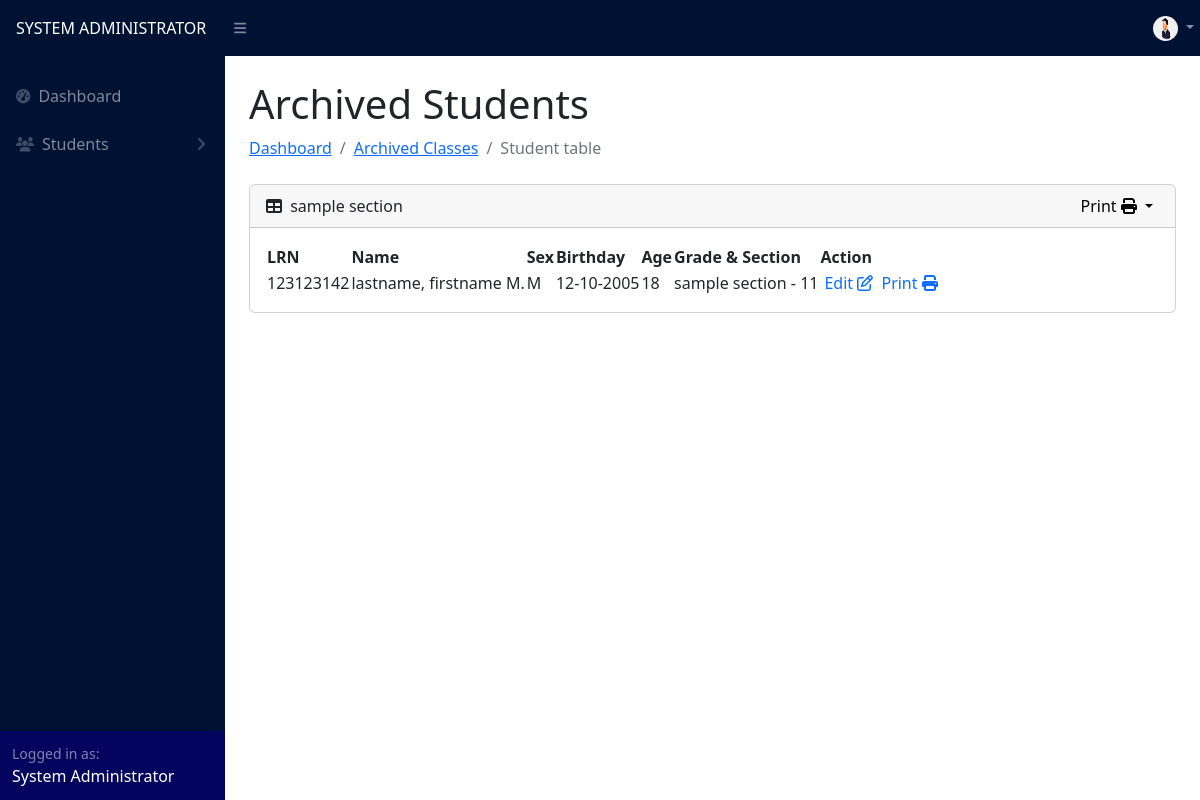
The app's page /adviser/archived_student.php?archived_student_id=1 (signed in) with its own data.
### tables this page shows
CREATE TABLE `user` (
  `id` int(11) NOT NULL,
  `username` varchar(255) NOT NULL,
  `password` varchar(255) NOT NULL,
  `password2` varchar(255) NOT NULL,
  `name` varchar(255) NOT NULL,
  `user_type` varchar(255) NOT NULL,
  `section` varchar(255) NOT NULL,
  `status` varchar(255) NOT NULL,
  `profile_picture` varchar(50) NOT NULL
);

CREATE TABLE `section` (
  `id` int(11) NOT NULL,
  `name` varchar(255) NOT NULL,
  `track` varchar(255) NOT NULL,
  `strand` varchar(255) NOT NULL,
  `grade` int(255) NOT NULL,
  `adviser_id` int(11) NOT NULL,
  `adviser` varchar(255) NOT NULL,
  `school_year_id` int(11) NOT NULL,
  `school_year` varchar(255) NOT NULL,
  `is_archived` tinyint(4) NOT NULL
);

CREATE TABLE `student` (
  `id` int(11) NOT NULL,
  `lrn` int(255) NOT NULL,
  `name` varchar(255) NOT NULL,
  `fname` varchar(255) NOT NULL,
  `mname` varchar(255) NOT NULL,
  `lname` varchar(255) NOT NULL,
  `suffix` varchar(255) NOT NULL,
  `sex` varchar(255) NOT NULL,
  `birth_date` varchar(255) NOT NULL,
  `birth_date2` date NOT NULL,
  `age` int(255) NOT NULL,
  `ra` varchar(255) NOT NULL,
  `house_no` varchar(255) NOT NULL,
  `barangay` varchar(255) NOT NULL,
  `municipality` varchar(255) NOT NULL,
  `province` varchar(255) NOT NULL,
  `barangay_id` int(11) NOT NULL,
  `municipality_id` int(11) NOT NULL,
  `province_id` int(11) NOT NULL,
  `father` varchar(255) NOT NULL,
  `mother` varchar(255) NOT NULL,
  `guardian` varchar(255) NOT NULL,
  `relationship` varchar(255) NOT NULL,
  `contact` varchar(255) NOT NULL,
  `section` varchar(255) NOT NULL,
  `school_year_id` int(11) NOT NULL,
  `school_year` varchar(255) NOT NULL,
  `track` varchar(255) NOT NULL,
  `strand` varchar(255) NOT NULL,
  `grade` int(255) NOT NULL,
  `status` varchar(255) NOT NULL DEFAULT 'complete',
  `lm` varchar(255) NOT NULL,
  `indicator` varchar(255) NOT NULL,
  `ri` varchar(255) NOT NULL,
  `rid` varchar(255) NOT NULL,
  `weight` float NOT NULL,
  `height` float NOT NULL,
  `height2` float NOT NULL,
  `bmi` float NOT NULL,
  `bmi_category` varchar(255) NOT NULL,
  `hfa_category` varchar(255) NOT NULL,
  `sf8_remarks` varchar(255) NOT NULL,
  `is_archived` tinyint(4) NOT NULL,
  `enrollment` varchar(255) NOT NULL
);

### adviser/archived_student.php (the view, shortened to what this page needs)
<?php
include("../config.php");
$id = $_GET['archived_student_id'];
$studentSection = "SELECT * FROM `section` WHERE id = '$id'";
$studentSectionResult = $conn->query($studentSection);
$studentSectionRow = $studentSectionResult->fetch_assoc();
$school_year_id = $studentSectionRow['school_year_id'];
$sectionName = $studentSectionRow['name'];
?>
<!DOCTYPE html>
<html lang="en">
<head>
    <link href="https://cdn.jsdelivr.net/npm/simple-datatables@7.1.2/dist/style.min.css" rel="stylesheet" />
    <link href="../css/styles.css" rel="stylesheet" />
</head>
<body class="sb-nav-fixed">
    <?php include("navigation.php") ?>
    <div id="layoutSidenav_content">
        <main>
            <div class="container-fluid px-4">
                <div class="d-flex justify-content-between align-items-center mt-0">
                    <div>
                        <h1 class="mt-4">Archived Students</h1>
                        <ol class="breadcrumb mb-4">
                            <li class="breadcrumb-item"><a href="dashboard.php">Dashboard</a></li>
                            <li class="breadcrumb-item"><a href="archived_classes.php">Archived Classes</a></li>
                            <li class="breadcrumb-item active">Student table</li>
                        </ol>
                    </div>
                </div>
                <div class="card mb-4">
                    <div class="card-header d-flex justify-content-between align-items-center">
                        <div>
                            <i class="fas fa-table me-1"></i>
                            <?php echo $sectionName ?>
                        </div>
                        <button href="#" class="dropdown-toggle" type="button" data-bs-toggle="dropdown" style="border: none; background: transparent;" target="_blank">
                            Print
                            <i class="fa-solid fa-print"></i>
                        </button>
                    </div>
                    <div class="card-body">
                        <table id="datatablesSimple">
                            <thead>
                                <tr>
                                    <th>LRN</th>
                                    <th>Name</th>
                                    <th>Sex</th>
                                    <th>Birthday</th>
                                    <th>Age</th>
                                    <th>Grade & Section</th>
                                    <th>Action</th>
                                </tr>
                            </thead>
                            <tbody>
                                <?php
                                $student = "SELECT * FROM `student` WHERE `section` = '$sectionName' AND is_archived = 1 AND school_year_id = '$school_year_id' ORDER BY `name` ASC";
                                $studentResult = $conn->query($student);
                                while ($studentRow = $studentResult->fetch_assoc()) :
                                ?>
                                    <tr>
                                        <td><?php echo $studentRow["lrn"] ?></td>
                                        <td><?php echo $studentRow["name"] ?></td>
                                        <td><?php echo $studentRow["sex"] ?></td>
                                        <td><?php echo $studentRow["birth_date"] ?></td>
                                        <td><?php echo $studentRow["age"] ?></td>
                                        <td><?php echo $studentRow["section"] . " - " . $studentRow["grade"] ?></td>
                                        <td>
                                            <a href="#" data-bs-toggle="dropdown" style="border: none; background: transparent; text-decoration: none;" class="mx-1">
                                                Edit
                                                <i class="fa-regular fa-pen-to-square"></i>
                                            </a>
                                            <a href="#" data-bs-toggle="dropdown" style="border: none; background: transparent; text-decoration: none;">
                                                Print
                                                <i class="fa-solid fa-print"></i>
                                            </a>
                                        </td>
                                    </tr>
                                <?php
                                endwhile;
                                ?>
                            </tbody>
                        </table>
                    </div>
                </div>
            </div>
        </main>
    </div>
    </div>
</body>
</html>

### adviser/navigation.php (shortened to what this page needs)
<nav class="sb-topnav navbar navbar-expand navbar-dark" style="background-color: #001233;">
    <a class=" navbar-brand ps-3 text-uppercase fs-6" href="dashboard.php">
        <?php
        if ($_SESSION['user_type'] == 'Adviser') {
            echo "ClASS ADVISER";
        } else {
            echo $_SESSION['user_type'];
        }
        ?>
    </a>
    <button class="btn btn-link btn-sm order-1 order-lg-0 me-4 me-lg-0" id="sidebarToggle" href="#!"><i class="fas fa-bars"></i></button>
    <div class="ms-auto me-0" style="width: 55px;">
        <ul class="navbar-nav ms-auto ms-md-0 me-3 me-lg-4">
            <li class="nav-item dropdown">
                <a class="nav-link dropdown-toggle" id="navbarDropdown" href="#" role="button" data-bs-toggle="dropdown" aria-expanded="false">
                    <?php
                    $profile_id = $_SESSION['id'];
                    $profilePic = "SELECT `profile_picture` FROM `user` WHERE id = '$profile_id'";
                    $profilePicResult = $conn->query($profilePic);
                    $profilePicRow = $profilePicResult->fetch_assoc();
                    $profilePicImage = $profilePicRow['profile_picture'];
                    if ($profilePicRow['profile_picture'] != '') { ?>
                        <img src="../profile_pic/<?php echo $profilePicImage ?>" style="border-radius: 100px; margin-right: 0;" width="25px" height="25px">
                    <?php } else { ?>
                        <img src="../profile_pic/default_profile.jpg" style="border-radius: 100px; margin-right: 0;" width="25px" height="25px">
                    <?php }
                    ?>
                </a>
            </li>
        </ul>
    </div>
</nav>
<div id="layoutSidenav">
    <div id="layoutSidenav_nav">
        <nav class="sb-sidenav accordion sb-sidenav-dark" id="sidenavAccordion" style="background-color: #001233;">
            <div class=" sb-sidenav-menu">
                <div class="nav mt-3">
                    <a class="nav-link" href="dashboard.php">
                        <div class="sb-nav-link-icon"><i class="fas fa-tachometer-alt"></i></div>
                        Dashboard
                    </a>
                    <a class="nav-link collapsed" href="#" data-bs-toggle="collapse" data-bs-target="#collapsePages" aria-expanded="false" aria-controls="collapsePages">
                        <div class="sb-nav-link-icon"><i class="fa-solid fa-users"></i></div>
                        Students
                        <div class="sb-sidenav-collapse-arrow"><i class="fas fa-angle-down"></i></div>
                    </a>
                </div>
            </div>
            <div class="sb-sidenav-footer" style="background: #03045e;">
                <div class="small">Logged in as:</div>
                <span class="text-capitalize text-white"><?php echo $_SESSION['name'] ?></span>
            </div>
        </nav>
    </div>

### records on screen
user: profile_picture (picture)
section: name "sample section"
student: lrn "123123142", name "lastname, firstname M.", sex "M", birth_date "12-10-2005", age "18", section "sample section", grade "11"

### other values on screen
$_SESSION['user_type'] "SYSTEM ADMINISTRATOR"
$_SESSION['name'] "System Administrator"
